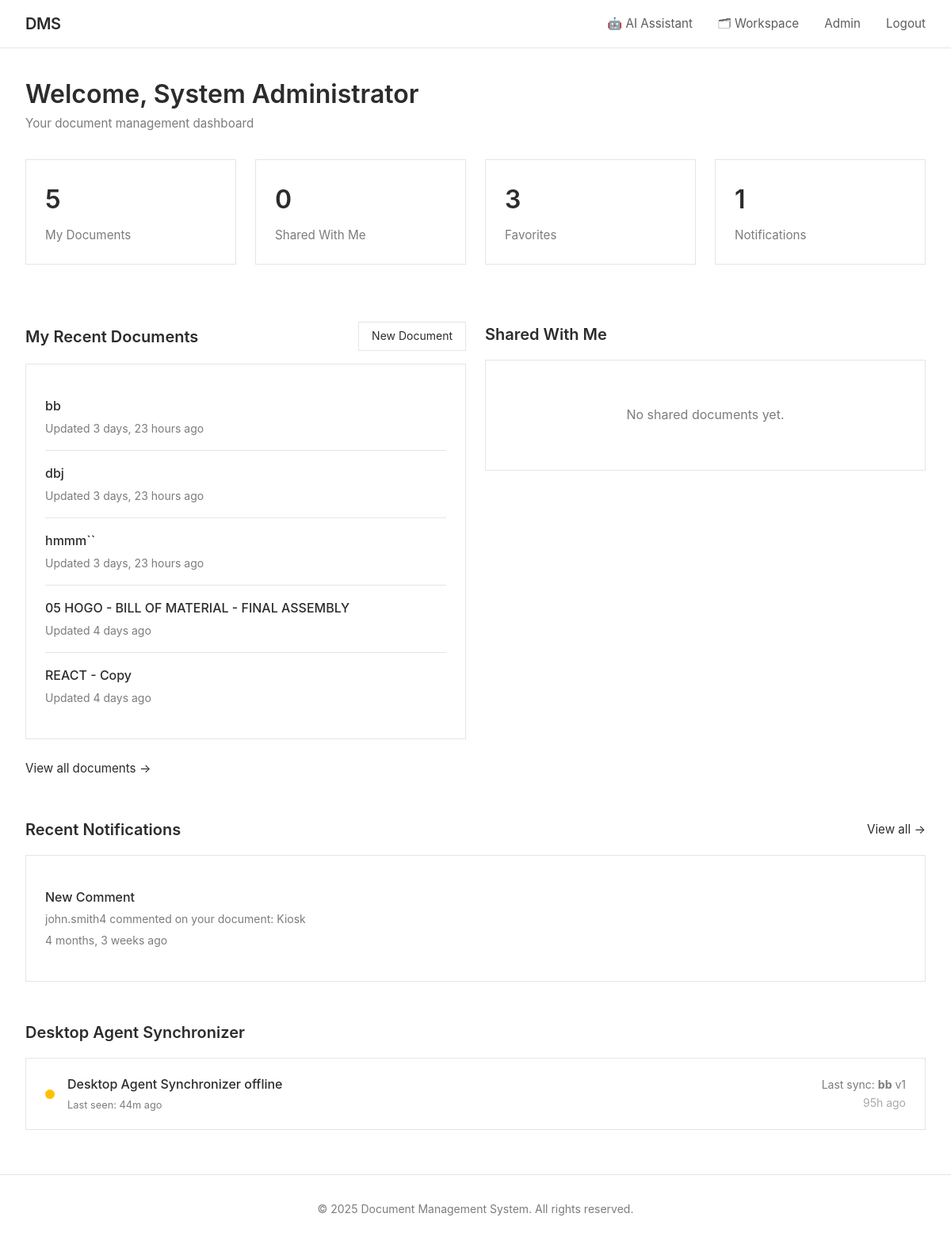
/dashboard/ (signed in), run on the app's committed database.
### documents/models.py (models this page shows, shortened)
class User(AbstractUser):
    USER_TYPE_CHOICES = [
        ('guest', 'Guest'),
        ('user', 'Regular User'),
        ('admin', 'Admin'),
    ]
    user_type = models.CharField(max_length=10, choices=USER_TYPE_CHOICES, default='user')
    role = models.ForeignKey(Role, on_delete=models.SET_NULL, null=True, blank=True, related_name='users')
    bio = models.TextField(blank=True)
    avatar = models.ImageField(upload_to='avatars/', null=True, blank=True)
    phone = models.CharField(max_length=20, blank=True)
    department = models.CharField(max_length=100, blank=True)
    created_at = models.DateTimeField(auto_now_add=True)
    updated_at = models.DateTimeField(auto_now=True)
    last_activity = models.DateTimeField(auto_now=True)
    is_active = models.BooleanField(default=True)
    class Meta:
        ordering = ['-created_at']
    def is_admin(self):
        return self.user_type == 'admin'

class Document(models.Model):
    ACCESS_LEVEL_CHOICES = [
        ('public', 'Public'),
        ('private', 'Private'),
        ('role', 'Role-Based'),
        ('custom', 'Custom Users'),
    ]
    title = models.CharField(max_length=255)
    description = models.TextField(blank=True)
    file = models.FileField(upload_to=document_upload_path)
    file_size = models.BigIntegerField(default=0, help_text="Size in bytes")
    file_type = models.CharField(max_length=100, blank=True)
    owner = models.ForeignKey(User, on_delete=models.CASCADE, related_name='owned_documents')
    access_level = models.CharField(max_length=10, choices=ACCESS_LEVEL_CHOICES, default='private')
    required_role_level = models.IntegerField(
        default=1,
        validators=[MinValueValidator(1), MaxValueValidator(100)],
        help_text="Minimum role level required (for role-based access)"
    )
    category = models.ForeignKey(Category, on_delete=models.SET_NULL, null=True, blank=True, related_name='documents')
    folder   = models.ForeignKey('Folder', on_delete=models.SET_NULL, null=True, blank=True,
                                 related_name='folder_documents')
    tags = models.ManyToManyField(Tag, blank=True, related_name='documents')
    shared_with = models.ManyToManyField(User, blank=True, related_name='shared_documents')
    version = models.IntegerField(default=1)
    is_locked = models.BooleanField(default=False, help_text="Locked documents cannot be edited")
    locked_by = models.ForeignKey(User, on_delete=models.SET_NULL, null=True, blank=True, related_name='locked_documents')
    views_count = models.IntegerField(default=0)
    downloads_count = models.IntegerField(default=0)
    created_at = models.DateTimeField(auto_now_add=True)
    updated_at = models.DateTimeField(auto_now=True)
    allow_comments = models.BooleanField(default=True)
    allow_download = models.BooleanField(default=True)
    is_deleted = models.BooleanField(default=False)
    deleted_at = models.DateTimeField(null=True, blank=True)
    class Meta:
        ordering = ['-updated_at', '-created_at']
        indexes = [
            models.Index(fields=['owner', 'access_level']),
            models.Index(fields=['created_at']),
            models.Index(fields=['title']),
        ]

class Notification(models.Model):
    NOTIFICATION_TYPES = [
        ('document_shared', 'Document Shared'),
        ('document_updated', 'Document Updated'),
        ('comment_added', 'Comment Added'),
        ('comment_reply', 'Comment Reply'),
        ('permission_changed', 'Permission Changed'),
        ('mention', 'Mentioned'),
    ]
    recipient = models.ForeignKey(User, on_delete=models.CASCADE, related_name='notifications')
    sender = models.ForeignKey(User, on_delete=models.SET_NULL, null=True, blank=True, related_name='sent_notifications')
    notification_type = models.CharField(max_length=30, choices=NOTIFICATION_TYPES)
    title = models.CharField(max_length=255)
    message = models.TextField()
    document = models.ForeignKey(Document, on_delete=models.CASCADE, null=True, blank=True, related_name='notifications')
    is_read = models.BooleanField(default=False)
    created_at = models.DateTimeField(auto_now_add=True)
    class Meta:
        ordering = ['-created_at']

### documents/views.py (the view)
# urls.py: path('dashboard/', views.dashboard_view, name='dashboard'),
@login_required
def dashboard_view(request):
    user = request.user
    my_documents = Document.objects.filter(
        owner=user,
        is_deleted=False
    ).select_related('category')[:5]
    recent_views = ActivityLog.objects.filter(
        user=user,
        action='view'
    ).select_related('document').order_by('-created_at')[:5]
    shared_documents = user.shared_documents.filter(
        is_deleted=False
    ).select_related('owner', 'category')[:5]
    favorites = Favorite.objects.filter(
        user=user
    ).select_related('document', 'document__owner')[:5]
    unread_notifications = user.notifications.filter(is_read=False)[:5]
    stats = {
        'total_documents': my_documents.count(),
        'shared_with_me': shared_documents.count(),
        'favorites': favorites.count(),
        'unread_notifications': unread_notifications.count(),
    }
    context = {
        'my_documents': my_documents,
        'recent_views': recent_views,
        'shared_documents': shared_documents,
        'favorites': favorites,
        'unread_notifications': unread_notifications,
        'stats': stats,
    }
    return render(request, 'documents/dashboard.html', context)

### documents/context_processors.py (called while the page is built)
def unread_notifications(request):
    if request.user.is_authenticated:
        count = Notification.objects.filter(recipient=request.user, is_read=False).count()
        return {'unread_notifications_count': count}
    return {'unread_notifications_count': 0}

### documents/templates/documents/dashboard.html (shortened to what this page needs)
{% extends 'documents/base.html' %}
{% block content %}
<div style="margin-bottom: 2rem;">
    <h1 style="font-size: 2rem; font-weight: 600; color: #2c2c2c;">
        Welcome, {{ user.get_full_name|default:user.username }}
    </h1>
    <p style="font-size: 0.95rem; color: #7c7c7c;">
        Your document management dashboard
    </p>
</div>
<div class="grid grid-4" style="margin-bottom: 3rem;">
    <div class="card">
        <h3 style="font-size: 2rem; font-weight: 600; color: #2c2c2c; margin-bottom: 0.5rem;">
            {{ stats.total_documents }}
        </h3>
        <p style="font-size: 0.95rem; color: #7c7c7c;">
            My Documents
        </p>
    </div>
    <div class="card">
        <h3 style="font-size: 2rem; font-weight: 600; color: #2c2c2c; margin-bottom: 0.5rem;">
            {{ stats.shared_with_me }}
        </h3>
        <p style="font-size: 0.95rem; color: #7c7c7c;">
            Shared With Me
        </p>
    </div>
    <div class="card">
        <h3 style="font-size: 2rem; font-weight: 600; color: #2c2c2c; margin-bottom: 0.5rem;">
            {{ stats.favorites }}
        </h3>
        <p style="font-size: 0.95rem; color: #7c7c7c;">
            Favorites
        </p>
    </div>
    <div class="card">
        <h3 style="font-size: 2rem; font-weight: 600; color: #2c2c2c; margin-bottom: 0.5rem;">
            {{ stats.unread_notifications }}
        </h3>
        <p style="font-size: 0.95rem; color: #7c7c7c;">
            Notifications
        </p>
    </div>
</div>
<div class="grid grid-2">
    <div>
        <div style="display: flex; justify-content: space-between; align-items: center; margin-bottom: 1rem;">
            <h2 style="font-size: 1.25rem; font-weight: 600; color: #2c2c2c;">
                My Recent Documents
            </h2>
            <a href="{% url 'document_create' %}" class="btn-secondary btn btn-small">
                New Document
            </a>
        </div>
        {% if my_documents %}
            <div class="card">
                {% for document in my_documents %}
                    <div style="padding: 1rem 0; {% if not forloop.last %}border-bottom: 1px solid #e5e5e5;{% endif %}">
                        <h3 style="font-size: 1rem; font-weight: 500; margin-bottom: 0.25rem;">
                            <a href="{% url 'document_detail' document.pk %}" style="color: #2c2c2c; text-decoration: none;">
                                {{ document.title }}
                            </a>
                        </h3>
                        <p style="font-size: 0.875rem; color: #7c7c7c;">
                            Updated {{ document.updated_at|timesince }} ago
                        </p>
                    </div>
                {% endfor %}
            </div>
            <div style="margin-top: 1rem;">
                <a href="{% url 'document_list' %}" style="color: #2c2c2c; text-decoration: none; font-size: 0.95rem;">
                    View all documents →
                </a>
            </div>
        {% else %}
            <div class="card">
                <p style="color: #7c7c7c; text-align: center; padding: 2rem 0;">
                    No documents yet. Create your first document to get started.
                </p>
            </div>
        {% endif %}
    </div>
    <div>
        <h2 style="font-size: 1.25rem; font-weight: 600; color: #2c2c2c; margin-bottom: 1rem;">
            Shared With Me
        </h2>
        {% if shared_documents %}
            <div class="card">
                {% for document in shared_documents %}
                    <div style="padding: 1rem 0; {% if not forloop.last %}border-bottom: 1px solid #e5e5e5;{% endif %}">
                        <h3 style="font-size: 1rem; font-weight: 500; margin-bottom: 0.25rem;">
                            <a href="{% url 'document_detail' document.pk %}" style="color: #2c2c2c; text-decoration: none;">
                                {{ document.title }}
                            </a>
                        </h3>
                        <p style="font-size: 0.875rem; color: #7c7c7c;">
                            By {{ document.owner.username }}
                        </p>
                    </div>
                {% endfor %}
            </div>
        {% else %}
            <div class="card">
                <p style="color: #7c7c7c; text-align: center; padding: 2rem 0;">
                    No shared documents yet.
                </p>
            </div>
        {% endif %}
    </div>
</div>
{% if unread_notifications %}
<div style="margin-top: 3rem;">
    <div style="display: flex; justify-content: space-between; align-items: center; margin-bottom: 1rem;">
        <h2 style="font-size: 1.25rem; font-weight: 600; color: #2c2c2c;">
            Recent Notifications
        </h2>
        <a href="{% url 'notifications_list' %}" style="color: #2c2c2c; text-decoration: none; font-size: 0.95rem;">
            View all →
        </a>
    </div>
    <div class="card">
        {% for notification in unread_notifications %}
            <div style="padding: 1rem 0; {% if not forloop.last %}border-bottom: 1px solid #e5e5e5;{% endif %}">
                <h3 style="font-size: 1rem; font-weight: 500; margin-bottom: 0.25rem;">
                    {{ notification.title }}
                </h3>
                <p style="font-size: 0.875rem; color: #7c7c7c;">
                    {{ notification.message }}
                </p>
                <p style="font-size: 0.875rem; color: #7c7c7c; margin-top: 0.25rem;">
                    {{ notification.created_at|timesince }} ago
                </p>
            </div>
        {% endfor %}
    </div>
</div>
{% endif %}
<div style="margin-top: 3rem;">
    <h2 style="font-size: 1.25rem; font-weight: 600; color: #2c2c2c; margin-bottom: 1rem;">
        Desktop Agent Synchronizer
    </h2>
    <div class="card agent-card" style="display: flex; align-items: center; justify-content: space-between; padding: 1.25rem 1.5rem;">
        <div style="display: flex; align-items: center; gap: 1rem;">
            <span id="agent-dot" style="width:12px;height:12px;border-radius:50%;background:#ccc;flex-shrink:0;"></span>
            <div>
                <p id="agent-status-text" style="font-weight: 500; color: #2c2c2c; margin: 0;">Checking…</p>
                <p id="agent-last-seen" style="font-size: 0.8rem; color: #7c7c7c; margin: 0.2rem 0 0;"></p>
            </div>
        </div>
        <div id="agent-sync-info" style="font-size: 0.875rem; color: #7c7c7c; text-align: right;"></div>
    </div>
</div>
{% endblock %}

### documents/templates/documents/base.html (style rules this page uses)
* { margin: 0; padding: 0; box-sizing: border-box; }
body { font-family: -apple-system, BlinkMacSystemFont, 'Segoe UI', Arial, sans-serif; background: #ffffff; color: #2c2c2c; line-height: 1.6; min-height: 100vh; display: flex; flex-direction: column; }
.btn { display: inline-block; padding: 0.625rem 1.5rem; background: #2c2c2c; color: #ffffff; text-decoration: none; border: none; cursor: pointer; font-size: 0.95rem; transition: background 0.2s; }
.btn-secondary { background: #ffffff; color: #2c2c2c; border: 1px solid #e5e5e5; }
.btn-small { padding: 0.4rem 1rem; font-size: 0.875rem; }
.card { background: #ffffff; border: 1px solid #e5e5e5; padding: 1.5rem; margin-bottom: 1.5rem; }
.grid { display: grid; gap: 1.5rem; }
.grid-2 { grid-template-columns: repeat(2, 1fr); }
.grid-4 { grid-template-columns: repeat(4, 1fr); }

### data on the page
User: get_full_name "System Administrator"
Document: title "bb", updated_at "3 days, 23 hours"
Document: title "dbj", updated_at "3 days, 23 hours"
Document: title "hmmm``", updated_at "3 days, 23 hours"
Document: title "05 HOGO - BILL OF MATERIAL - FINAL ASSEMBLY", updated_at "4 days"
Document: title "REACT - Copy", updated_at "4 days"
Notification: title "New Comment", message "john.smith4 commented on your document: Kiosk", created_at "4 months, 3 weeks"

### other printed values
{{ stats.total_documents }} "5"
{{ stats.shared_with_me }} "0"
{{ stats.favorites }} "3"
{{ stats.unread_notifications }} "1"
